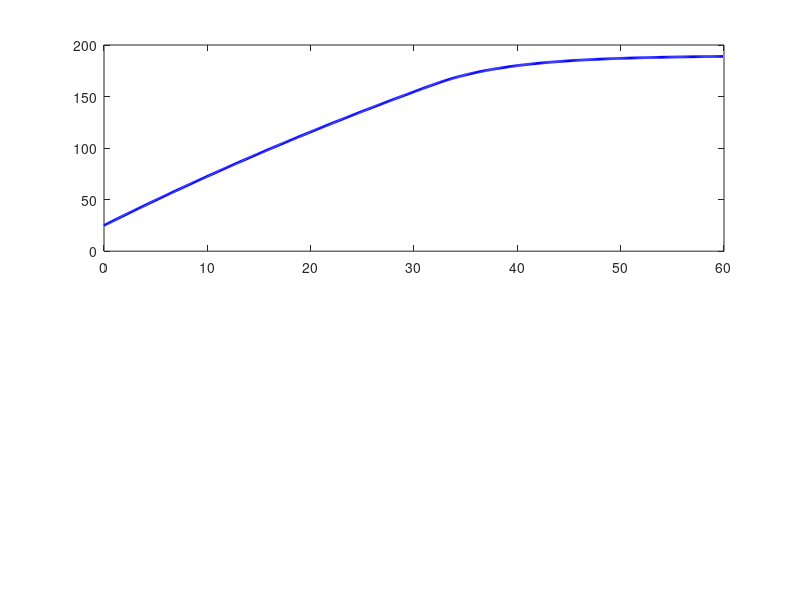

Source code (MATLAB): (Note: this script raises an error after producing the figure.)
% Thermal PI Control Simulation
% Based on senior design: 3D printer filament recycler (PLA)
% Target: 190°C (typical PLA melting range)

clear; clc;

% System parameters
T_ambient = 25;         % °C
C = 200;                % Thermal capacity (J/°C)
R = 0.5;                % Thermal resistance (°C/W)
k_heater = 1000;         % Heater influence factor (W per control input)

% PID gains
Kp = 2.5;
Ki = 0.01;

% Simulation settings
dt = 0.1;               % time step (seconds)
t_end = 60;             % total time (seconds)
n_steps = t_end / dt;

% Target temperature
T_target = 190;         % °C

% Initialize
t = zeros(1, n_steps);
T = zeros(1, n_steps);
T(1) = T_ambient;
u = 0;                  % control signal (heater power 0-100%)
integral_error = 0;
prev_error = 0;

% Store for plotting
u_history = zeros(1, n_steps);

% Main simulation loop
for i = 1:n_steps-1
    t(i+1) = t(i) + dt;
    
    % Error
    error = T_target - T(i);
    
    % PID controller
    integral_error = integral_error + error * dt;
    u = Kp * error + Ki * integral_error;
    
    % Saturate heater (0 to 100%)
    u = max(0, min(100, u));
    u_history(i+1) = u;
    
    % Thermal dynamics: dT/dt = (Q_in - Q_out) / C
    Q_in = (u/100) * k_heater;      % heat added
    Q_out = (T(i) - T_ambient) / R; % heat lost to ambient
    dT_dt = (Q_in - Q_out) / C;
    
    % Euler integration
    T(i+1) = T(i) + dT_dt * dt;
    
    prev_error = error;
end

% Plot results
figure('Position', [100 100 800 600]);

subplot(2,1,1);
plot(t, T, 'b-', 'LineWidth', 2); hold on;
yline(T_target, 'r--', 'LineWidth', 1.5);
xlabel('Time (s)'); ylabel('Temperature (°C)');
title('Thermal PID Control for PLA Filament Recycler');
legend('Temperature', 'Target (190°C)', 'Location', 'southeast');
grid on;

subplot(2,1,2);
plot(t, u_history, 'g-', 'LineWidth', 2);
xlabel('Time (s)'); ylabel('Heater Power (%)');
title('Control Signal');
grid on;

% Performance metrics
rise_time = find(T >= 0.9*T_target, 1, 'first') * dt;
overshoot = (max(T) - T_target) / T_target * 100;
steady_state_error = abs(T(end) - T_target);

fprintf('=== PID Performance ===\n');
fprintf('Rise time (to 90%% of target): %.1f s\n', rise_time);
fprintf('Overshoot: %.1f%%\n', max(0, overshoot));
fprintf('Steady-state error: %.2f °C\n', steady_state_error);
